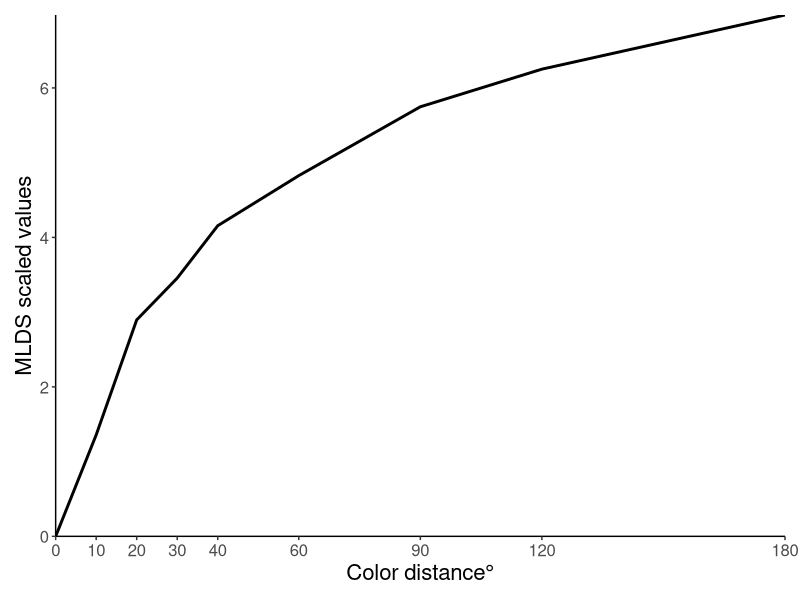

Write R code to recreate this figure.
## ---- chunk 1
knitr::opts_knit$set(base.dir = "C:/Users/Angus/Documents/Git/afchapman.github.io/",
                     base.url = "/")
knitr::opts_chunk$set(echo = TRUE,
                      fig.path = "assets/tutorials/psychscaling/")
library(tidyverse)
## ---- chunk 2
plot_theme <- theme(
  plot.margin = unit(c(.75,.75,.75,.75),'lines'),
  plot.background = element_blank(),
  panel.background = element_blank(),
  panel.grid = element_blank(),
  axis.line = element_line(color = 'black'),
  axis.text = element_text(size = 12),
  axis.title = element_text(size = 16)
)
## ---- chunk 3
data_triad <- read_csv('data_triad.csv', col_types = 'dddldld')
data_quad  <- read_csv('data_quad.csv', col_types = 'dddldld')
## ---- chunk 4
data_triad %>%
  mutate(trialacc = as.numeric(trialacc)) %>%
  head %>%
  knitr::kable()
## ---- chunk 5
data_quad %>%
  mutate(trialacc = as.numeric(trialacc)) %>%
  head %>%
  knitr::kable()
## ---- chunk 6
stim_diffs <- c(0,10,20,30,40,60,90,120,180) # color angle differences used

# first, generate indices for each stim diff to help fill the matrix
data_quad <- data_quad %>%
  mutate(diffTopIdx = match(diffTop, stim_diffs),
         diffBotIdx = match(diffBot, stim_diffs))

quad_mat <- matrix(0, nrow = nrow(data_quad), ncol = length(stim_diffs)) # fill matrix with 0's
colnames(quad_mat) <- paste0("stim",stim_diffs) # give the columns titles

# loop over trials and fill in the matrix
for(ii in 1:nrow(quad_mat)) {
  quad_mat[ii, data_quad$diffTopIdx[ii]] <- -1 # top diffs are -1
  quad_mat[ii, data_quad$diffBotIdx[ii]] <- 1  # bottom diffs are 1
}

quad_mat %>% head # check the first few rows for consistency
## ---- chunk 7
quad_mat <- quad_mat[,-1] # drop the first column
## ---- chunk 8
# model specification
scaling_fit <- glm(data_quad$saidTop ~ quad_mat -1, family = binomial("probit"))
summary(scaling_fit)
## ---- chunk 9
# pull coefficients
scaling_out <- data.frame(colors = stim_diffs,
                          coefs = c(0,coef(scaling_fit)))

scaling_out %>%
  ggplot(aes(x = colors, y = coefs)) +
  geom_line(size = 1) +
  scale_x_continuous("Color distance\u00b0", expand = c(0,0), breaks = stim_diffs) +
  scale_y_continuous("MLDS scaled values", expand = c(0,0)) +
  plot_theme
## ---- chunk 10
data_quad %>%
  filter(diffTop %in% c(0,10), diffBot %in% c(0,10)) %>%
  summarise(acc = mean(trialacc)) %>% .$acc -> quant_0_10

data_quad %>%
  filter(diffTop %in% c(90,180), diffBot %in% c(90,180)) %>%
  summarise(acc = mean(trialacc)) %>% .$acc -> quant_90_180
